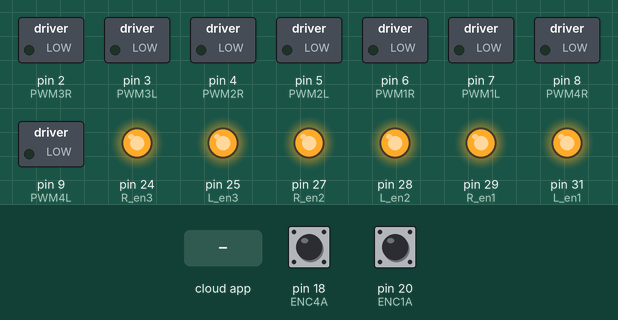
This sketch was run on a simulated Arduino Mega 2560, built with avr-gcc and run on an emulated ATmega2560. Parts: switched loads named in the sketch (green lamp = pin HIGH), output pins drawn as LEDs (lit = HIGH). The test bench sets the inputs (shaded band); at power-on: pin 18 (ENC4A) HIGH, pin 20 (ENC1A) HIGH. The ROS host is connected and sends only what is stated.

Above: at 1.2 s.
1.3 s: the phone or cloud app sets linear.x to -100
At 2.7 s:
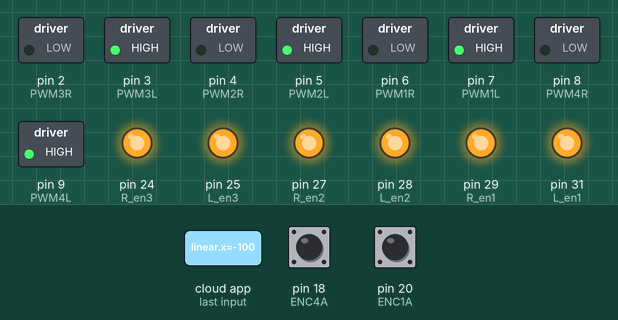
3.2 s: the phone or cloud app sets linear.x to 100
At 3.8 s:
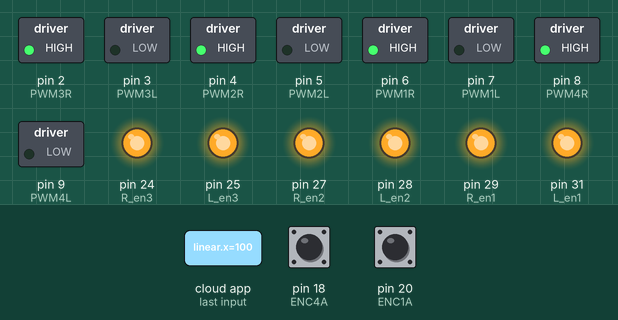
5.0 s: the phone or cloud app sets linear.x to 0
At 6.1 s:
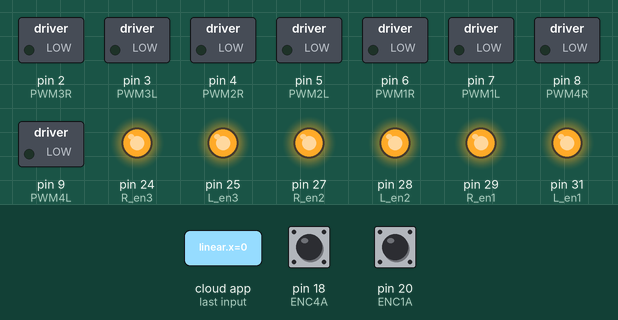
6.7 s: the phone or cloud app sets angular.z to -100
At 8.2 s:
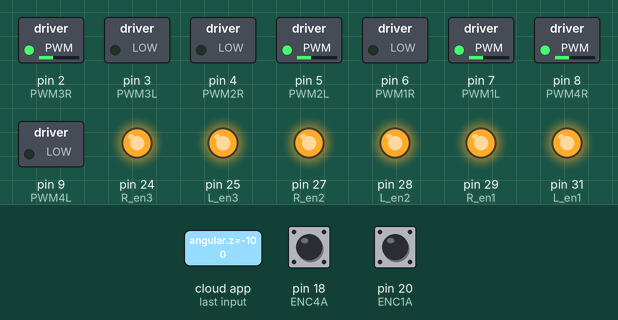
8.5 s: the phone or cloud app sets angular.z to 100
At 9.5 s:
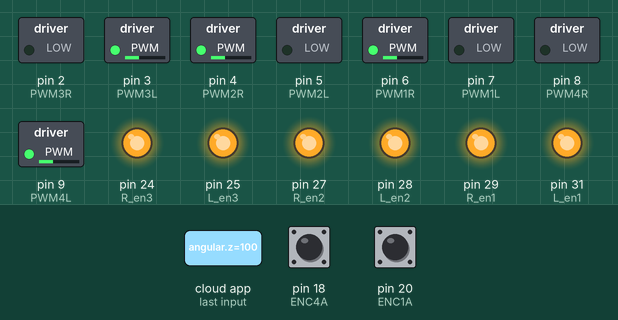
10.3 s: the phone or cloud app sets linear.x to -100
At 11.8 s:
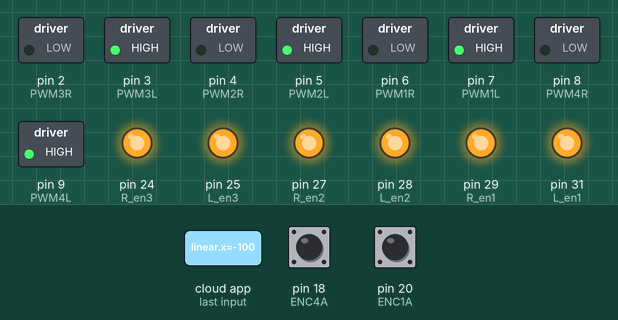
Timing chart, 0 to 13.0 s (numbered marks = the images above; inputs shaded):
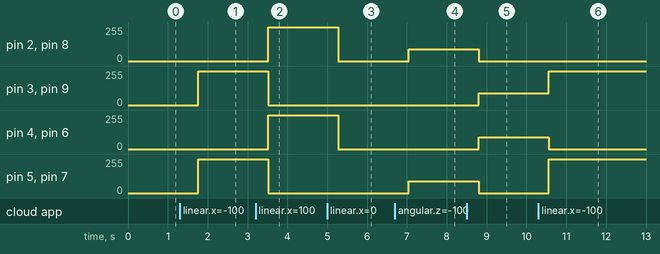

The sketch:

arduino_code_4wd.ino
```cpp
#include <ros.h>
#include <std_msgs/Int32.h>
#include <geometry_msgs/Twist.h>


// Definición de pines
#define ENC1A 20
#define ENC1B 41
#define ENC2A 19
#define ENC2B 39
#define ENC3A 21
#define ENC3B 37
#define ENC4A 18
#define ENC4B 44

#define PWM1R 6
#define PWM1L 7
#define PWM2R 4
#define PWM2L 5
#define PWM3R 2
#define PWM3L 3
#define PWM4R 8
#define PWM4L 9

#define R_en1 29
#define L_en1 31
#define R_en2 27
#define L_en2 28
#define R_en3 24
#define L_en3 25
#define R_en4 35
#define L_en4 33

//Encoders

volatile int encoderPos,encoderPos1,encoderPos2,encoderPos3 = 0;
volatile boolean aSetLast,aSetLast1,aSetLast2,aSetLast3 = false;
volatile boolean bSetLast,bSetLast1,bSetLast2,bSetLast3 = false;
int a;

//Setup ROS stuff

ros::NodeHandle nh;


std_msgs::Int32 encoder_pos1;
std_msgs::Int32 encoder_pos2;
std_msgs::Int32 encoder_pos3;
std_msgs::Int32 encoder_pos4;

ros::Publisher motor1_pub("motor1_encoder", &encoder_pos1);
ros::Publisher motor2_pub("motor2_encoder", &encoder_pos2);
ros::Publisher motor3_pub("motor3_encoder", &encoder_pos3);
ros::Publisher motor4_pub("motor4_encoder", &encoder_pos4);

byte PWM1R_value;
byte PWM1L_value;
byte PWM2R_value;
byte PWM2L_value;
byte PWM3R_value;
byte PWM3L_value;
byte PWM4R_value;
byte PWM4L_value;

const int max_velocity = 309;
const float L = 0.444; // distance between the left and right wheels
const int counts_per_rev = 140;
const float wheel_radius = 0.055;

void twist_callback(const geometry_msgs::Twist& msg)
{
   float vl;
   float vr;

   // Linear velocity is msg.linear.x
   // Angular velocity is msg.angular.z
   float v = msg.linear.x;
   float w = msg.angular.z;


   vl = counts_per_rev * (v - 0.5 * w * L) / (2 * PI * wheel_radius);
   vr = counts_per_rev * (v + 0.5 * w * L) / (2 * PI * wheel_radius);
   if(abs(vr) > 255)
   {
      vr = (vr / abs(vr)) * 255;
   }

   if (vr >= 0)
   {
      PWM1R_value = vr;
      PWM1L_value = 0;
      PWM2R_value = vr;
      PWM2L_value = 0;
   }
   else
   {
      PWM1R_value = 0;
      PWM1L_value = abs(vr);
      PWM2R_value = 0;
      PWM2L_value = abs(vr);
   }

   if(abs(vl) > 255)
   {
      vl = (vl / abs(vl)) * 255;
   }

   if (vl >= 0)
   {
      PWM4R_value = vl;
      PWM4L_value = 0.0;
      PWM3R_value = vl;
      PWM3L_value = 0.0;
   }
   else
   {
      PWM4R_value = 0.0;
      PWM4L_value = abs(vl);
      PWM3R_value = 0.0;
      PWM3L_value = abs(vl);
   }

  /*Serial.print("[ ");
  Serial.print(vl);
  Serial.print(",");
  Serial.print(" ");
  Serial.print(vr);
  Serial.print(",****,");
  Serial.print(" ");
  Serial.print(v);
  Serial.print(",");
  Serial.print(" ");
  Serial.print(w);
  Serial.println(" ]");*/

}

ros::Subscriber<geometry_msgs::Twist> twist_sub("cmd_vel", &twist_callback);

void setup() {
  pinMode(ENC1A, INPUT_PULLUP);
  pinMode(ENC1B, INPUT_PULLUP);
  pinMode(ENC2A, INPUT_PULLUP);
  pinMode(ENC2B, INPUT_PULLUP);
  pinMode(ENC3A, INPUT_PULLUP);
  pinMode(ENC3B, INPUT_PULLUP);
  pinMode(ENC4A, INPUT_PULLUP);
  pinMode(ENC4B, INPUT_PULLUP);

  pinMode(R_en1, OUTPUT);
  pinMode(L_en1, OUTPUT);
  pinMode(R_en2, OUTPUT);
  pinMode(L_en2, OUTPUT);
  pinMode(R_en3, OUTPUT);
  pinMode(L_en3, OUTPUT);
  pinMode(R_en4, OUTPUT);
  pinMode(L_en4, OUTPUT);

  pinMode(PWM1R, OUTPUT);
  pinMode(PWM1L, OUTPUT);
  pinMode(PWM2R, OUTPUT);
  pinMode(PWM2L, OUTPUT);
  pinMode(PWM3R, OUTPUT);
  pinMode(PWM3L, OUTPUT);
  pinMode(PWM4R, OUTPUT);
  pinMode(PWM4L, OUTPUT);

 attachInterrupt(digitalPinToInterrupt(ENC1A), encoder, CHANGE);
//  attachInterrupt(digitalPinToInterrupt(ENC2A), encoder1, CHANGE);
//  attachInterrupt(digitalPinToInterrupt(ENC3A), encoder2, CHANGE);
 attachInterrupt(digitalPinToInterrupt(ENC4A), encoder3, CHANGE);

 // attachInterrupt(digitalPinToInterrupt(encoderPinB), encoder, CHANGE);

  Serial.begin(9600);
  nh.initNode();
  nh.advertise(motor1_pub);
  // nh.advertise(motor2_pub);
  // nh.advertise(motor3_pub);
  nh.advertise(motor4_pub);

  nh.subscribe(twist_sub);
  digitalWrite(R_en1, HIGH);
  digitalWrite(L_en1, HIGH);
  digitalWrite(R_en2, HIGH);
  digitalWrite(L_en2, HIGH);
  digitalWrite(R_en3, HIGH);
  digitalWrite(L_en3, HIGH);
  digitalWrite(R_en4, HIGH);
  digitalWrite(L_en4, HIGH);
}

void loop() {


  analogWrite(PWM1R, PWM1R_value);
  analogWrite(PWM1L, PWM1L_value);
  analogWrite(PWM2R, PWM2R_value);
  analogWrite(PWM2L, PWM2L_value);
  analogWrite(PWM3R, PWM3R_value);
  analogWrite(PWM3L, PWM3L_value);
  analogWrite(PWM4R, PWM4R_value);
  analogWrite(PWM4L, PWM4L_value);

  /*
  // Muestra la posición actual del encoder
  Serial.print("[ ");
  Serial.print(encoderPos);
  Serial.print(",");
  Serial.print(" ");
  Serial.print(encoderPos1);
  Serial.print(",");
  Serial.print(" ");
  Serial.print(encoderPos2);
  Serial.print(",");
  Serial.print(" ");
  Serial.print(encoderPos3);
  Serial.println(" ]");
  */

  encoder_pos1.data = -encoderPos;
  // encoder_pos2.data = -encoderPos1;
  // encoder_pos3.data = -encoderPos2;
  encoder_pos4.data = -encoderPos3;

  motor1_pub.publish(&encoder_pos1);
  // motor2_pub.publish(&encoder_pos2);
  // motor3_pub.publish(&encoder_pos3);
  motor4_pub.publish(&encoder_pos4);

  nh.spinOnce();
  delay(250);
}

void encoder() {
  boolean aSet = digitalRead(ENC1A);
  boolean bSet = digitalRead(ENC1B);

  if (aSet != aSetLast || bSet != bSetLast) {
    if (aSet == bSet) {
      encoderPos++;
    } else {
      encoderPos--;
    }
    aSetLast = aSet;
    bSetLast = bSet;
  }
}
void encoder1() {
  boolean aSet = digitalRead(ENC2A);
  boolean bSet = digitalRead(ENC2B);

  if (aSet != aSetLast1 || bSet != bSetLast1) {
    if (aSet == bSet) {
      encoderPos1++;
    } else {
      encoderPos1--;
    }
    aSetLast1 = aSet;
    bSetLast1 = bSet;
  }
}
void encoder2() {
  boolean aSet = digitalRead(ENC3A);
  boolean bSet = digitalRead(ENC3B);
  a++;
  if (aSet != aSetLast2 || bSet != bSetLast2) {
    if (aSet == bSet) {
      encoderPos2++;
    } else {
      encoderPos2--;
    }
    aSetLast2 = aSet;
    bSetLast2 = bSet;
  }
}
void encoder3() {
  boolean aSet = digitalRead(ENC4A);
  boolean bSet = digitalRead(ENC4B);

  if (aSet != aSetLast3 || bSet != bSetLast3) {
    if (aSet == bSet) {
      encoderPos3++;
    } else {
      encoderPos3--;
    }
    aSetLast3 = aSet;
    bSetLast3 = bSet;
  }
}
```

Measured:
- after the input at 1.3 s, pin 3 (PWM3L), pin 5 (PWM2L), pin 7 (PWM1L), pin 9 (PWM4L): 0/255 → 255/255 after 0.46 s
- after the input at 3.2 s, pin 2 (PWM3R), pin 4 (PWM2R), pin 6 (PWM1R), pin 8 (PWM4R): 0/255 → 255/255 after 0.32 s; pin 3 (PWM3L), pin 5 (PWM2L), pin 7 (PWM1L), pin 9 (PWM4L): 255/255 → 0/255 after 0.32 s
- after the input at 5.0 s, pin 2 (PWM3R), pin 4 (PWM2R), pin 6 (PWM1R), pin 8 (PWM4R): 255/255 → 0/255 after 0.28 s
- after the input at 6.7 s, pin 2 (PWM3R), pin 5 (PWM2L), pin 7 (PWM1L), pin 8 (PWM4R): 0/255 → 89/255 after 0.34 s
- after the input at 8.5 s, pin 2 (PWM3R), pin 5 (PWM2L), pin 7 (PWM1L), pin 8 (PWM4R): 89/255 → 0/255 after 0.30 s; pin 3 (PWM3L), pin 4 (PWM2R), pin 6 (PWM1R), pin 9 (PWM4L): 0/255 → 89/255 after 0.30 s
- after the input at 10.3 s, pin 3 (PWM3L), pin 9 (PWM4L): 89/255 → 255/255 after 0.26 s; pin 4 (PWM2R), pin 6 (PWM1R): 89/255 → 0/255 after 0.26 s; pin 5 (PWM2L), pin 7 (PWM1L): 0/255 → 255/255 after 0.26 s
